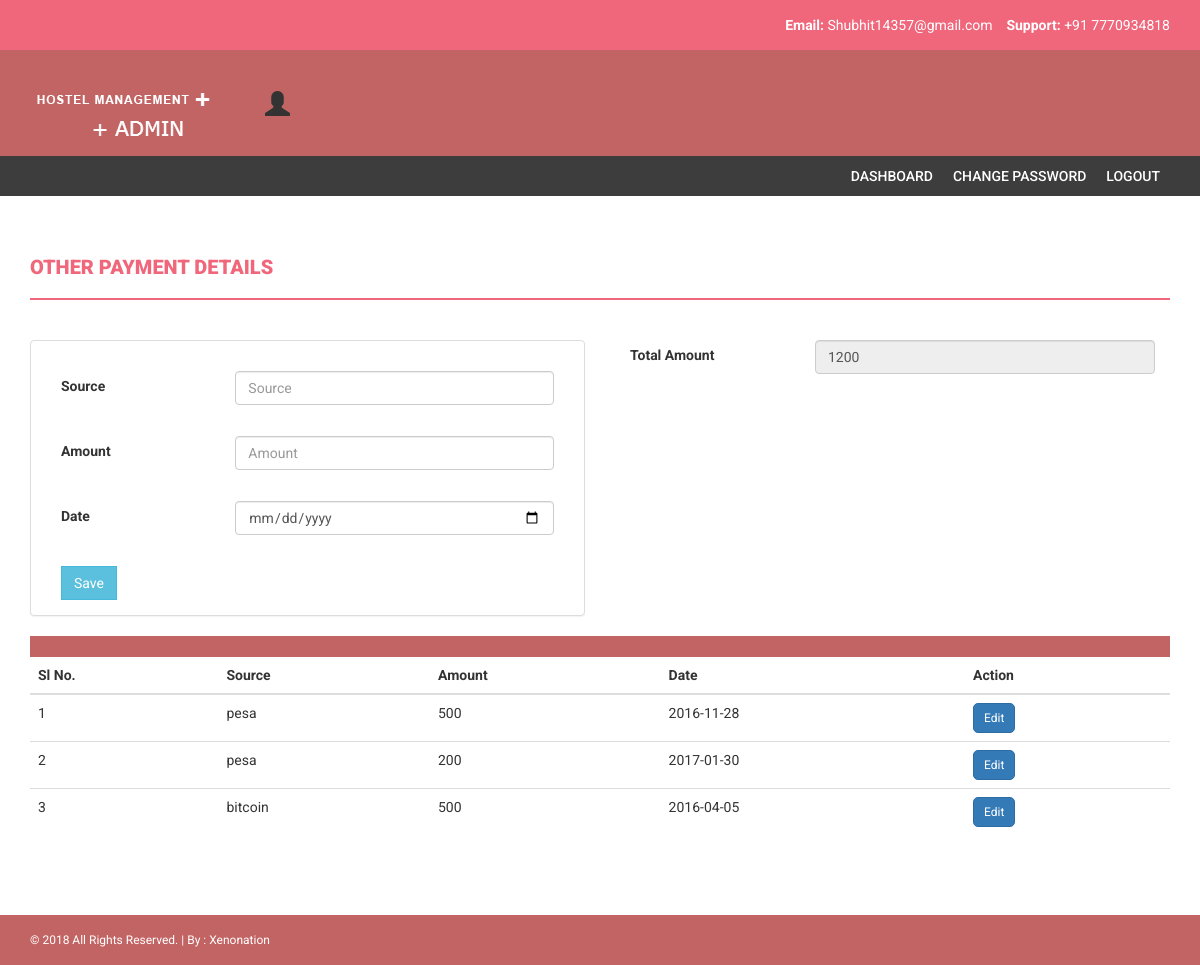
The page /admin/other_payment.php on the database its author committed.
### tables this page shows
CREATE TABLE `tbl_other_payment` (
  `id` int(11) NOT NULL,
  `source` varchar(30) NOT NULL,
  `amount` varchar(30) NOT NULL,
  `payment_date` varchar(30) NOT NULL
);

### admin/other_payment.php (the view, shortened to what this page needs)
<!DOCTYPE html>
<html xmlns="http://www.w3.org/1999/xhtml">
<head>
    <link href="assets/css/bootstrap.css" rel="stylesheet" />
    <link href="assets/css/font-awesome.css" rel="stylesheet" />
    <link href="assets/css/style.css" rel="stylesheet" />
<link href="https://cdn.datatables.net/1.10.19/css/jquery.dataTables.min.css" rel="stylesheet" />
</head>
<body>
    <header>
        <div class="container">
            <div class="row">
                <div class="col-md-12">
                    <strong>Email:
                    </strong>Shubhit14357@gmail.com
                        &nbsp;&nbsp;
                 <strong>Support: </strong>+91 7770934818
                </div>
            </div>
        </div>
    </header>
     <div class="navbar navbar-inverse set-radius-zero">
        <div class="container">
            <div class="navbar-header">
                <a class="navbar-brand" href="index.php">
                    <img src="assets/img/logo.png" />
                </a>
            </div>
            <div class="left-div">
                <div class="user-settings-wrapper">
                    <ul class="nav">
                        <li class="dropdown">
                              <span class="glyphicon glyphicon-user" style="font-size: 25px;"></span>
                        </li>
                    </ul>
                </div>
            </div>
        </div>
    </div>
    <section class="menu-section">
        <div class="container">
            <div class="row">
                <div class="col-md-12">
                    <div class="navbar-collapse collapse ">
                        <ul id="menu-top" class="nav navbar-nav navbar-right">
                            <li><a href="index.php">Dashboard</a></li>
                          <li><a href="change_password.php">Change Password</a></li>
                            <li><a href="blank.php">LogOut</a></li>
                        </ul>
                    </div>
                </div>
            </div>
        </div>
    </section>
    <div class="content-wrapper">
        <div class="container">
              <div class="row">
                    <div class="col-md-12">
                        <h1 class="page-head-line">Other Payment Details</h1>
                    </div>
                                                    </div>
 <div class="row">
      <div class="col-md-6">
          <div class="panel panel-default">
          <div class="panel-body">
              <form action="other_payment_submit.php" method="POST" enctype="multipart/form-data">
              <div class="form-group">
                  <div class="col-xs-4">  <label >Source</label></div>
                    <div class="col-xs-8"><input type="text" class="form-control" id="source" name="source" placeholder="Source"></div>
                  </div>
                  <div class="col-xs-12"><br></div>
                  <div class="form-group">
                  <div class="col-xs-4">  <label >Amount</label></div>
                    <div class="col-xs-8"><input type="text" class="form-control" id="amount" name="amount" placeholder="Amount"></div>
                  </div>
                  <div class="col-xs-12"><br></div>
                  <div class="form-group">
                  <div class="col-xs-4">  <label >Date</label></div>
                    <div class="col-xs-8"><input type="Date" class="form-control" id="date" name="date" placeholder="Date"></div>
                  </div>
                  <div class="col-xs-12"><br></div>
                  <div class="col-xs-12"><input type="submit" class="btn btn-info" value="Save"></div>
              </form>
 </div>
 </div>
              </div>
                <div class="col-md-6">
                <div class="form-group">
                  <div class="col-xs-4">  <label >Total Amount</label></div>
                  <?php
                  include '../configfile.php';
                            $typ=mysqli_query($link,"SELECT SUM(amount) AS ttl FROM tbl_other_payment");
                            $row=mysqli_fetch_assoc($typ);
                              ?>
                    <div class="col-xs-8"><input type="text" class="form-control" id="total_amount" name="total_amount" value="<?php echo $row['ttl'];?>" disabled></div>
                  </div>
              </div>
            </div>
            <footer>
        <div class="container">
            <div class="row">
                <div class="col-md-12">
                </div>
            </div>
        </div>
    </footer>
    <div class="table-responsive ">
                <table class="table display" id="example" >
                <thead>
                    <tr>
                        <th>Sl No.</th>
                        <th>Source</th>
                        <th>Amount</th>
                        <th>Date</th>
                        <th>Action</th>
                    </tr>
                </thead>
                <tbody>
                   <?php
                  include '../configfile.php';
                            $type=mysqli_query($link,"SELECT * FROM tbl_other_payment  order by id desc");
                            $flag = 0;
                            while ($row=mysqli_fetch_assoc($type))
                            {?>
                    <tr>
                            <td><?php echo ++$flag; ?></td>
                            <td><?php echo $row["source"];?></td>
                            <td><?php echo $row["amount"];?></td>
                            <td><?php echo $row["payment_date"];?></td>
                            <td>
                              <button type="button"  class="btn btn-primary btn-sm edit" id="<?php echo $row["id"];?>" style="border-radius: 5px">Edit</button>
                            </td>
                    </tr>
                      <?php
                            }?>
                </tbody>
                </table>
                </div>
              </div>
            </div>
    <footer>
        <div class="container">
            <div class="row">
                <div class="col-md-12">
                    &copy; 2018 All Rights Reserved. | By : <a href="http://www.xenonation.com/" target="_blank">Xenonation</a>
                </div>
            </div>
        </div>
    </footer>
</body>
</html>

### admin/assets/css/style.css (style rules this page uses)
body { font-family: 'Roboto', sans-serif; line-height: 30px; }
.set-radius-zero { border-radius: 0px; -moz-border-radius: 0px; -webkit-border-radius: 0px; }
.content-wrapper { margin-top: 40px; min-height: 600px; padding-bottom: 60px; }
.page-head-line { font-weight: 900; padding-bottom: 20px; border-bottom: 2px solid #F0677C; text-transform: uppercase; color: #F0677C; font-size: 20px; margin-bottom: 40px; }
.btn { border-radius: 0px; -webkit-border-radius: 0px; -moz-border-radius: 0px; }
header { background-color: #F0677C; color: #fff; padding: 10px; text-align: right; }
.left-div { padding-left: 30px; margin-top: 40px; margin-bottom: 30px; }
.navbar-brand { width: 250px; padding-top: 30px; }
.user-settings-wrapper { margin-top: 10px; }
.user-settings-wrapper li { display: inline-block; }
.menu-section { background-color: #3D3D3D; }
#menu-top a { color: #FFF; text-decoration: none; font-weight: 500; padding: 10px 10px 10px 10px; text-transform: uppercase; }
.navbar-inverse { background-color: #C36464; border-color: transparent; }
.navbar { margin-bottom: 0px; }
footer { padding: 10px; color: #fff; font-size: 12px; background-color: #C36464; }
footer a, footer a:hover { color: #fff; text-decoration: none; }

### rows shown on the page
tbl_other_payment: source "pesa", amount "500", payment_date "2016-11-28"
tbl_other_payment: source "pesa", amount "200", payment_date "2017-01-30"
tbl_other_payment: source "bitcoin", amount "500", payment_date "2016-04-05"
